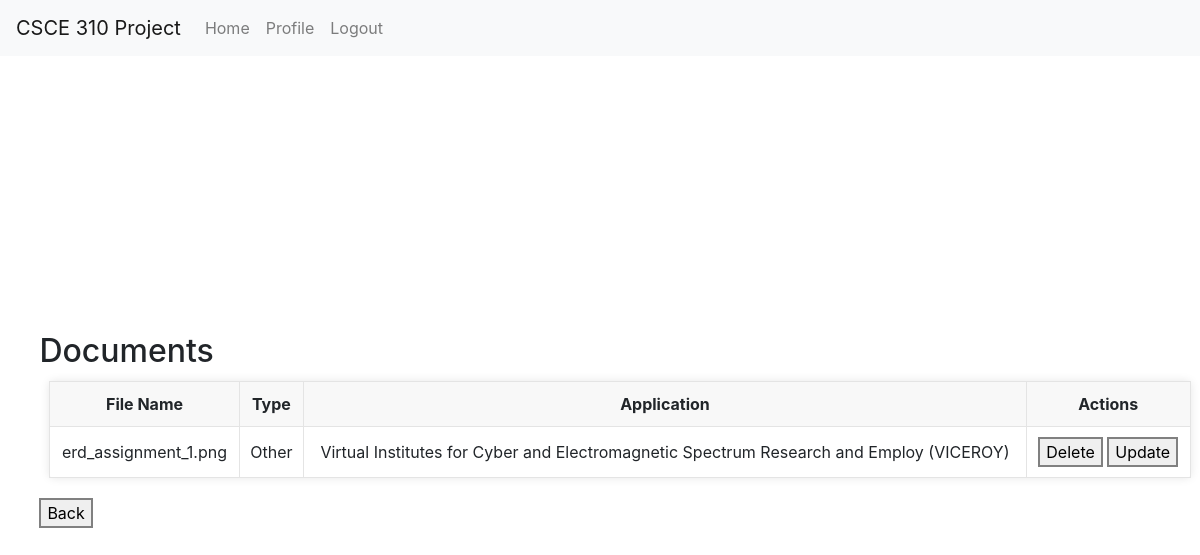
Page /doc/display on the earlier database version.
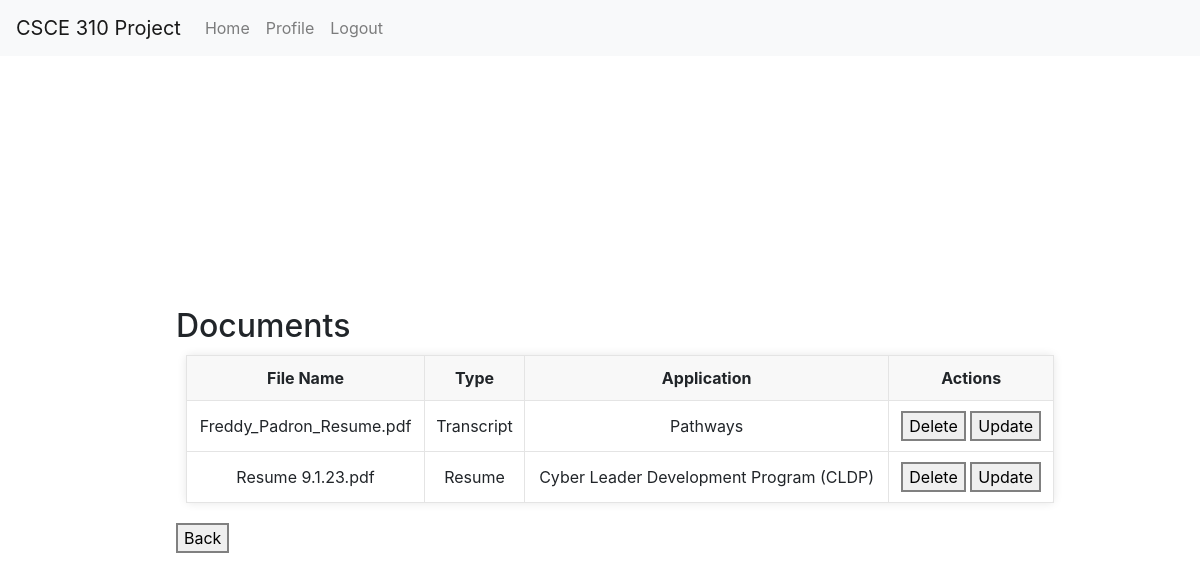
Same page on the later database version.
### tables this page shows
CREATE TABLE Documents (
                Doc_Num INTEGER PRIMARY KEY AUTOINCREMENT,
                App_Num INTEGER,
                Link VARCHAR(256),
                Doc_Type VARCHAR(50),
                Name TEXT,
                FOREIGN KEY(App_Num) REFERENCES Applications(App_Num)
                );

CREATE TABLE Programs (
                    program_num INTEGER PRIMARY KEY AUTOINCREMENT,
                    name TEXT,
                    description TEXT,
                    archived INTEGER
                    );

### routes/document.py (the view)
@document_bp.route('/display')
def document_display():
    conn = get_db_connection()
    documents = get_all_documents(conn)
    conn.close()
    return render_template('student/document_display.html' , documents=documents)

### db.py (called while the page is built)
def get_db_connection():
    conn = sqlite3.connect('database.db')
    conn.row_factory = sqlite3.Row
    return conn

### util/Documents.py (called while the page is built)
def get_all_documents(conn):
    return conn.execute('SELECT * FROM View_DocumentsApplicationPrograms').fetchall()

### templates/student/document_display.html (shortened to what this page needs)
<!DOCTYPE html>
<html lang="en">
<head>
  <link rel="stylesheet" href="https://stackpath.bootstrapcdn.com/bootstrap/4.3.1/css/bootstrap.min.css">
  <link rel="stylesheet" href="../../static/general.css">
</head>
<body>
  <nav class="navbar navbar-expand-lg navbar-light bg-light fixed-top">
    <a class="navbar-brand" href="#">CSCE 310 Project</a>
    <div class="collapse navbar-collapse" id="navbarNav">
        <ul class="navbar-nav">
            <li class="nav-item">
                <a class="nav-link" href="/home">Home</a>
            </li>
            <li class="nav-item">
                <a class="nav-link" href="/profile">Profile</a>
            </li>
            <li class="nav-item">
                <a class="nav-link" href="/logout">Logout</a>
            </li>
        </ul>
    </div>
  </nav>
    <div>
        <h2>Documents</h2>
        <table id="documentTable">
            <tr>
                <th>File Name</th>
                <th>Type</th>
                <th>Application</th>
                <th>Actions</th>
            </tr>
            {% for document in documents %}
            <tr>
                <td>{{ document.name }}</td>
                <td>{{ document.doc_type }}</td>
                <td>{{document.ProgramName}}</td>
                <td>
                    <button onclick="deleteDocument({{ document.doc_num }})">Delete</button>
                    <a href="update_document/{{document.doc_num}}">
                        <button>Update</button>
                    </a>
                </td>
            </tr>
            {% endfor %}
        </table>
        <a class="back_button" href="{{ url_for('home') }}">
            <button>Back</button>
          </a>
    </div>
</body>
</html>

### static/general.css (style rules this page uses)
body { padding-top: 60px; padding-left: 20px; }
table { border-collapse: collapse; margin: 10px; }
table, th, td { border: 1px solid #e4e4e4; }
th, td { padding: 10px; text-align: left; }
th { background-color: #f8f8f8; vertical-align: text-top; }
button { cursor: pointer; border: 2px solid #808080; }

### templates/student/document_display.html (style rules this page uses)
body { display: flex; justify-content: center; align-items: center; min-height: 100vh; margin: 0; padding: 80; }
table { box-shadow: 0 0 10px rgba(0,0,0,0.1); background: #fff; border-radius: 5px; width: 100%; margin-bottom: 20px; }
table th, table td { text-align: center; vertical-align: middle; }

Differences in the rows shown:
removed Documents: name "erd_assignment_1.png", doc_type "Other", ProgramName "Virtual Institutes for Cyber and Electromagnetic Spectrum Research and Employ (VICEROY)"
added Documents: name "Freddy_Padron_Resume.pdf", doc_type "Transcript", ProgramName "Pathways"
added Documents: name "Resume 9.1.23.pdf", doc_type "Resume", ProgramName "Cyber Leader Development Program (CLDP)"
